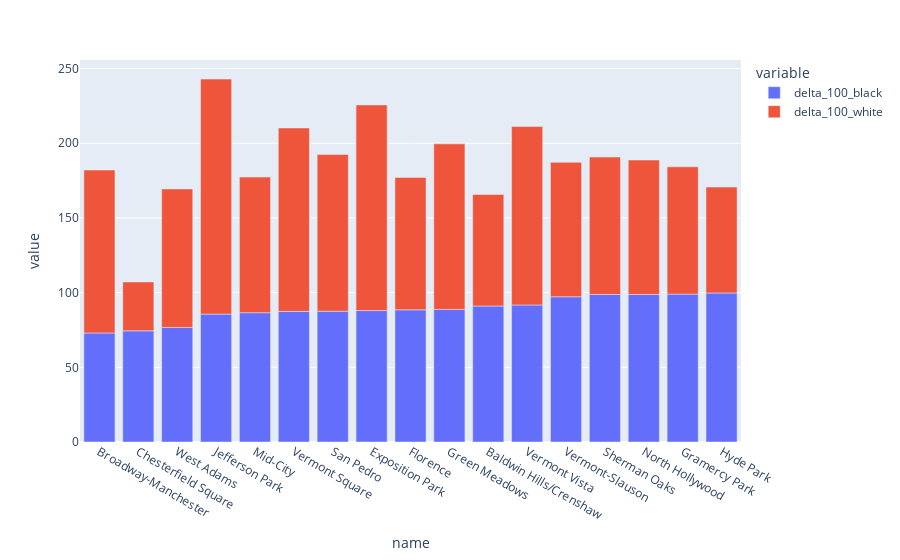

Notebook code for this chart:
### Code cell
# test graphs I
fig = px.bar(nbhr_1.head(20),
       x='name',
       y=['delta_100_black','delta_100_white'],
)

fig.show()

### Figure 1 — Plotly figure (JSON) as saved in the notebook; plotly's stock layout.template omitted (floating-point values rounded to 4 significant figures)
{"data": [{"alignmentgroup": "True", "hovertemplate": "variable=delta_100_black<br>name=%{x}<br>value=%{y}<extra></extra>", "legendgroup": "delta_100_black", "marker": {"color": "#636efa", "pattern": {"shape": ""}}, "name": "delta_100_black", "offsetgroup": "delta_100_black", "orientation": "v", "showlegend": true, "textposition": "auto", "type": "bar", "x": ["Broadway-Manchester", "Chesterfield Square", "West Adams", "Jefferson Park", "Mid-City", "Vermont Square", "San Pedro", "Exposition Park", "Florence", "Green Meadows", "Baldwin Hills/Crenshaw", "Vermont Vista", "Vermont-Slauson", "Sherman Oaks", "North Hollywood", "Gramercy Park", "Hyde Park"], "xaxis": "x", "y": [73.0, 74.42, 76.71, 85.61, 86.57, 87.45, 87.57, 88.0, 88.5, 88.77, 91.05, 91.75, 97.25, 98.74, 98.75, 99.02, 99.79], "yaxis": "y"}, {"alignmentgroup": "True", "hovertemplate": "variable=delta_100_white<br>name=%{x}<br>value=%{y}<extra></extra>", "legendgroup": "delta_100_white", "marker": {"color": "#EF553B", "pattern": {"shape": ""}}, "name": "delta_100_white", "offsetgroup": "delta_100_white", "orientation": "v", "showlegend": true, "textposition": "auto", "type": "bar", "x": ["Broadway-Manchester", "Chesterfield Square", "West Adams", "Jefferson Park", "Mid-City", "Vermont Square", "San Pedro", "Exposition Park", "Florence", "Green Meadows", "Baldwin Hills/Crenshaw", "Vermont Vista", "Vermont-Slauson", "Sherman Oaks", "North Hollywood", "Gramercy Park", "Hyde Park"], "xaxis": "x", "y": [109.1, 32.73, 92.7, 157.3, 90.77, 122.8, 104.9, 137.6, 88.63, 110.9, 74.65, 119.5, 89.96, 92.0, 90.03, 85.19, 70.87], "yaxis": "y"}], "layout": {"autosize": true, "barmode": "relative", "legend": {"title": {"text": "variable"}, "tracegroupgap": 0}, "margin": {"t": 60}, "xaxis": {"anchor": "y", "autorange": true, "domain": [0, 1], "range": [-0.5, 16.5], "title": {"text": "name"}, "type": "category"}, "yaxis": {"anchor": "x", "autorange": true, "domain": [0, 1], "range": [0, 255.7], "title": {"text": "value"}, "type": "linear"}}}
